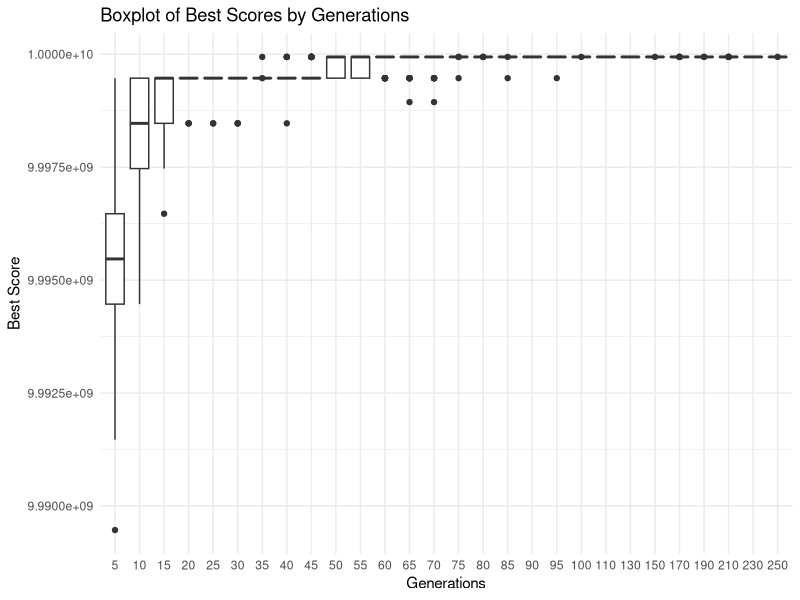
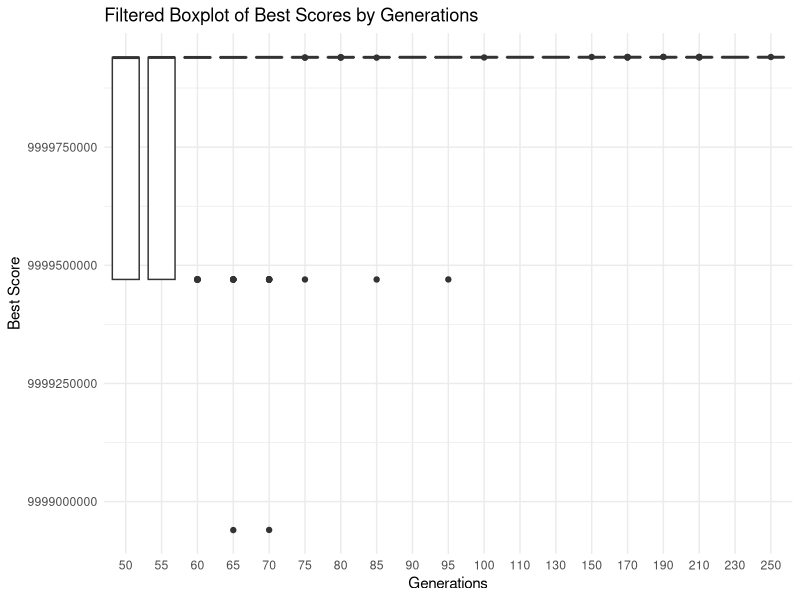
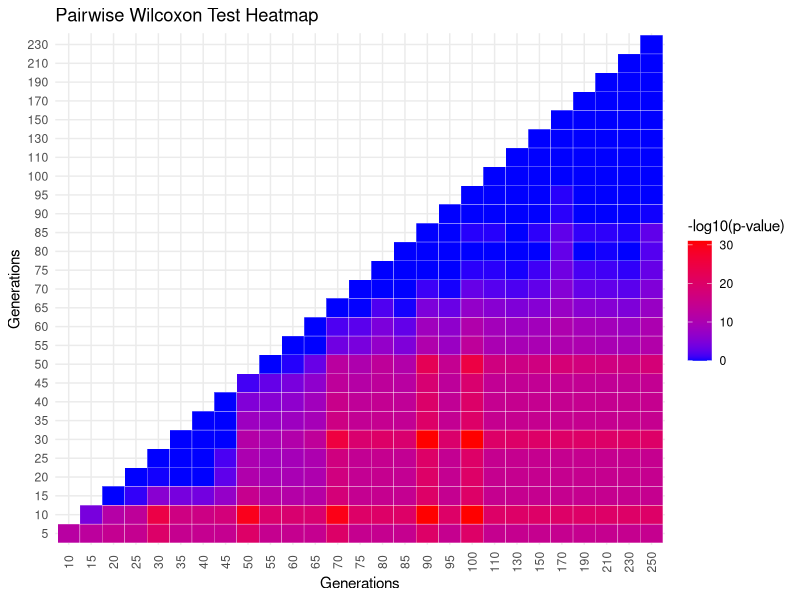

Write R code to recreate these figures, in order.
## ---- chunk 1

library(ggplot2)
library(reshape2)


data <- read.csv("knapsack_results_250base_inc20.csv")
filtered_data <- subset(data, !(generations %in% c(5,10,15,20,25,30,35,40,45)))

# boxplot
ggplot(data, aes(x = as.factor(generations), y = best_score)) +
  geom_boxplot() +
  labs(title = "Boxplot of Best Scores by Generations",
       x = "Generations",
       y = "Best Score") +
  theme_minimal()



ggplot(filtered_data, aes(x = as.factor(generations), y = best_score)) +
  geom_boxplot() +
  labs(title = "Filtered Boxplot of Best Scores by Generations",
       x = "Generations",
       y = "Best Score") +
  theme_minimal()


## ---- chunk 2

# p values

wilcox_results <- pairwise.wilcox.test(data$best_score, 
                                      as.factor(data$generations),
                                      p.adjust.method = "bonferroni")
#print("Pairwise Wilcoxon Test Results (All Data):")
#print(wilcox_results)

matrix_results <- wilcox_results$p.value 

library(knitr)
library(kableExtra)

# Extract Wilcoxon test results as a matrix
matrix_results <- wilcox_results$p.value

# Replace NA values with "-" for better readability
matrix_results[is.na(matrix_results)] <- "-"

# Format as a lower triangular table
kable(matrix_results, format = "html", escape = FALSE) %>%
  kable_styling(full_width = FALSE, font_size = 10) %>%
  scroll_box(width = "100%", height = "400px")


# Convert Wilcoxon test results into a data frame
wilcox_matrix <- as.data.frame(as.table(wilcox_results$p.value))

# Rename columns for clarity
colnames(wilcox_matrix) <- c("Gen1", "Gen2", "P_Value")

# Remove NA values
wilcox_matrix <- na.omit(wilcox_matrix)

# Convert generations to numeric
wilcox_matrix$Gen1 <- as.numeric(as.character(wilcox_matrix$Gen1))
wilcox_matrix$Gen2 <- as.numeric(as.character(wilcox_matrix$Gen2))

# Create the heatmap
ggplot(wilcox_matrix, aes(x = factor(Gen1, levels = unique(wilcox_matrix$Gen1)), 
                          y = factor(Gen2, levels = unique(wilcox_matrix$Gen2)), 
                          fill = -log10(P_Value))) +
  geom_tile(color = "white") +
  scale_fill_gradient(low = "blue", high = "red", name = "-log10(p-value)") +
  labs(title = "Pairwise Wilcoxon Test Heatmap",
       x = "Generations",
       y = "Generations") +
  theme_minimal() +
  theme(axis.text.x = element_text(angle = 90, vjust = 0.5))
